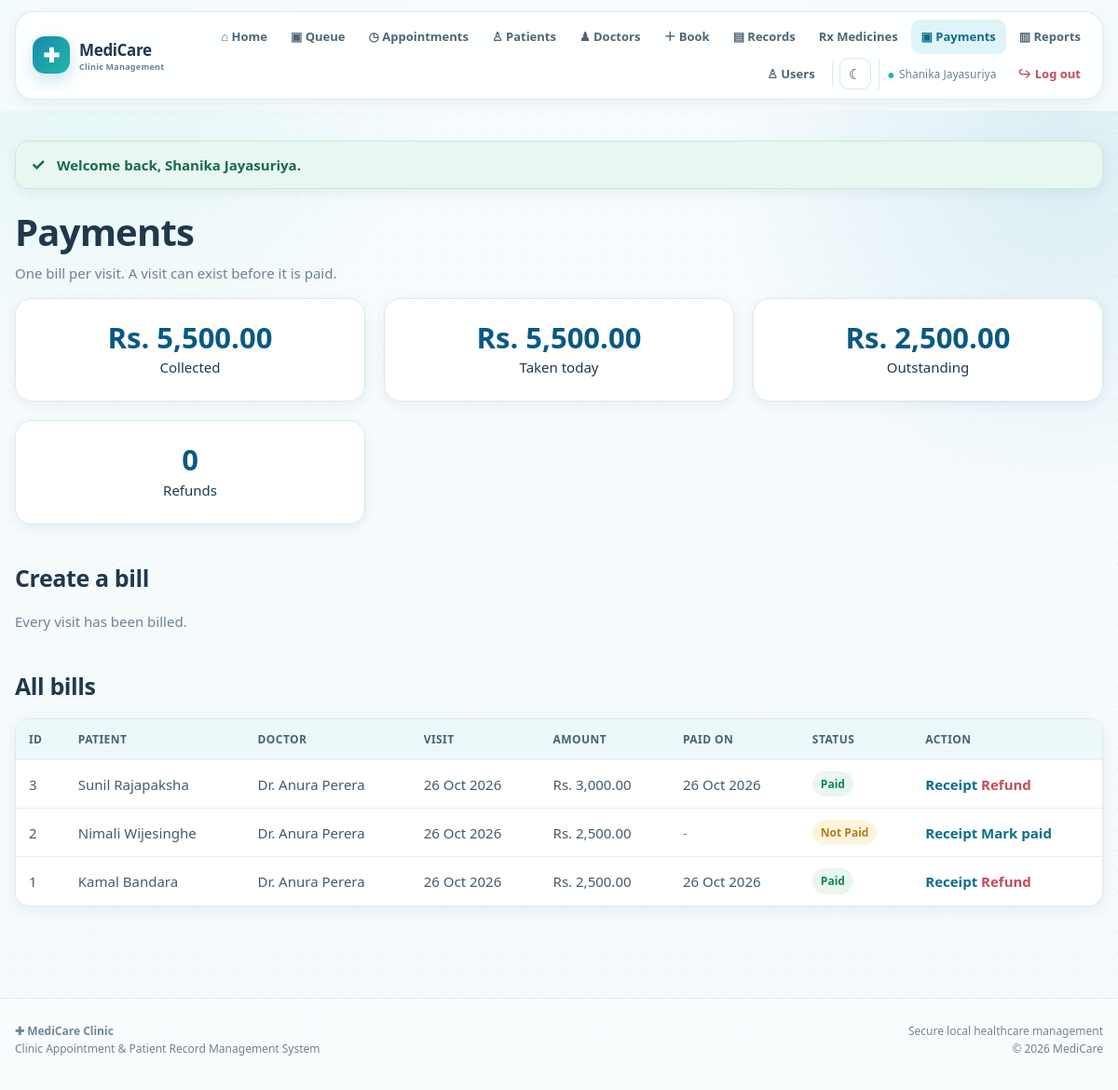
Screenshot of /index.php?page=staff/payments (signed in) with the database file from the repository.
### tables this page shows
CREATE TABLE payment (
    Payment_ID     INT AUTO_INCREMENT PRIMARY KEY,
    Appointment_ID INT NOT NULL UNIQUE,
    Amount         DECIMAL(10,2),
    Payment_Date   DATE,
    Payment_Status ENUM('Paid','Not Paid','Refunded') DEFAULT 'Not Paid',
    CONSTRAINT fk_payment_appt FOREIGN KEY (Appointment_ID) REFERENCES appointment(Appointment_ID)
);

CREATE TABLE appointment (
    Appointment_ID   INT AUTO_INCREMENT PRIMARY KEY,
    Patient_ID       INT NOT NULL,
    Doctor_ID        INT NOT NULL,
    Schedule_ID      INT,
    Receptionist_ID  INT,
    Appointment_Date DATE NOT NULL,
    Time_Slot        TIME NOT NULL,
    Queue_No         INT,
    Status           ENUM('Pending','Confirmed','Completed','Cancelled','No-Show')
                     NOT NULL DEFAULT 'Pending',
    Reason           VARCHAR(255),
    Created_At       TIMESTAMP DEFAULT CURRENT_TIMESTAMP,

     
     
     
    Slot_Key TIME GENERATED ALWAYS AS (IF(Status = 'Cancelled', NULL, Time_Slot)) STORED,

    CONSTRAINT fk_appt_patient  FOREIGN KEY (Patient_ID)  REFERENCES patient(Patient_ID),
    CONSTRAINT fk_appt_doctor   FOREIGN KEY (Doctor_ID)   REFERENCES doctor(Doctor_ID),
    CONSTRAINT fk_appt_schedule FOREIGN KEY (Schedule_ID) REFERENCES doctor_schedule(Schedule_ID),
    CONSTRAINT fk_appt_recep    FOREIGN KEY (Receptionist_ID) REFERENCES receptionist(Receptionist_ID),
     
    CONSTRAINT uq_doctor_slot UNIQUE (Doctor_ID, Appointment_Date, Slot_Key)
);

### config/helpers.php (called while the page is built, shortened)
<?php
function e($value)
{
    return htmlspecialchars((string)$value, ENT_QUOTES, 'UTF-8');
}
function url($page = 'home')
{
    return 'index.php?page=' . $page;
}
function view($name, $data = [])
{
    extract($data);
    require __DIR__ . '/../views/layout/header.php';
    require __DIR__ . '/../views/' . $name . '.php';
    require __DIR__ . '/../views/layout/footer.php';
}
function date_label($date)
{
    return date('d M Y', strtotime($date));
}
function money($amount)
{
    return 'Rs. ' . number_format((float)$amount, 2);
}

### controllers/StaffController.php (called while the page is built, shortened)
<?php
class StaffController
{
    private $pdo;
    public function __construct($pdo)
    {
        $this->pdo = $pdo;
    }
    public function payments()
    {
        $payment = new Payment($this->pdo);
        view('staff/payments', [
            'counts'   => $payment->counts(),
            'unbilled' => $payment->unbilled(),
            'payments' => $payment->all(),
            'title'    => 'Payments'
        ]);
    }
}

### index.php (called while the page is built, shortened)
<?php
require_once __DIR__ . '/config/database.php';
require_once __DIR__ . '/config/helpers.php';
require_once __DIR__ . '/controllers/StaffController.php';
$page = $_GET['page'] ?? 'home';
list($controllerName, $method) = $routes[$page];
$controller = new $controllerName($pdo);
$controller->$method();

### models/Billing.php (called while the page is built, shortened)
<?php
class Payment
{
    private $pdo;
    public function __construct($pdo) { $this->pdo = $pdo; }
    public function all()
    {
        return $this->pdo->query(
            "SELECT pay.*, a.Appointment_Date, a.Time_Slot,
                    CONCAT(p.First_Name,' ',p.Last_Name)        AS Patient_Name,
                    CONCAT('Dr. ',d.First_Name,' ',d.Last_Name) AS Doctor_Name
             FROM payment pay
             JOIN appointment a ON pay.Appointment_ID = a.Appointment_ID
             JOIN patient p     ON a.Patient_ID = p.Patient_ID
             JOIN doctor  d     ON a.Doctor_ID  = d.Doctor_ID
             ORDER BY pay.Payment_ID DESC"
        )->fetchAll();
    }
    public function counts()
    {
        return $this->pdo->query(
            "SELECT
               (SELECT IFNULL(SUM(Amount),0) FROM payment WHERE Payment_Status='Paid')     AS collected,
               (SELECT IFNULL(SUM(Amount),0) FROM payment WHERE Payment_Status='Not Paid') AS outstanding,
               (SELECT IFNULL(SUM(Amount),0) FROM payment
                  WHERE Payment_Status='Paid' AND Payment_Date=CURDATE())                  AS today,
               (SELECT COUNT(*) FROM payment WHERE Payment_Status='Refunded')              AS refunds"
        )->fetch();
    }
}

### views/staff/payments.php (the view, shortened to what this page needs)
<h1>Payments</h1>
<p class="muted">One bill per visit. A visit can exist before it is paid.</p>
<div class="grid">
    <div class="card stat"><span class="stat-no"><?= money($counts['collected']) ?></span><span>Collected</span></div>
    <div class="card stat"><span class="stat-no"><?= money($counts['today']) ?></span><span>Taken today</span></div>
    <div class="card stat"><span class="stat-no"><?= money($counts['outstanding']) ?></span><span>Outstanding</span></div>
    <div class="card stat"><span class="stat-no"><?= (int)$counts['refunds'] ?></span><span>Refunds</span></div>
</div>
<h2>Create a bill</h2>
<?php if (!$unbilled): ?>
    <p class="muted">Every visit has been billed.</p>
<?php endif; ?>
<h2>All bills</h2>
<?php if (!$payments): ?>
    <p class="muted">No bills yet.</p>
<?php else: ?>
<table class="table">
    <tr><th>ID</th><th>Patient</th><th>Doctor</th><th>Visit</th><th>Amount</th>
        <th>Paid on</th><th>Status</th><th>Action</th></tr>
    <?php foreach ($payments as $p): ?>
    <tr>
        <td><?= (int)$p['Payment_ID'] ?></td>
        <td><?= e($p['Patient_Name']) ?></td>
        <td><?= e($p['Doctor_Name']) ?></td>
        <td><?= date_label($p['Appointment_Date']) ?></td>
        <td><?= money($p['Amount']) ?></td>
        <td><?= $p['Payment_Date'] ? date_label($p['Payment_Date']) : '<span class="muted">-</span>' ?></td>
        <td><span class="badge badge-<?= strtolower(str_replace(' ', '', $p['Payment_Status'])) ?>">
            <?= e($p['Payment_Status']) ?></span></td>
        <td class="actions">
            <a class="link" href="<?= url('staff/receipt') ?>&id=<?= (int)$p['Payment_ID'] ?>">Receipt</a>
            <?php if ($p['Payment_Status'] === 'Not Paid'): ?>
                <a class="link" href="<?= url('staff/payments') ?>&paid=<?= (int)$p['Payment_ID'] ?>">Mark paid</a>
            <?php elseif ($p['Payment_Status'] === 'Paid'): ?>
                <a class="link danger" href="<?= url('staff/payments') ?>&refund=<?= (int)$p['Payment_ID'] ?>"
                   onclick="return confirm('Refund this payment?');">Refund</a>
            <?php endif; ?>
        </td>
    </tr>
    <?php endforeach; ?>
</table>
<?php endif; ?>

### assets/css/style.css (style rules this page uses)
:root { --primary: #168aad; --primary-dark: #0b6e8a; --primary-deep: #075985; --primary-soft: #e8f7fb; --accent: #22b8a7; --page: #f4f9fc; --surface: #ffffff; --surface-soft: #f8fcfe; --text: #20384d; --muted: #6d8292; --line: #dbe8ef; --success: #16845b; --success-soft: #e8f7ef; --warning: #b7791f; --warning-soft: #fff5df; --danger: #c54b58; --danger-soft: #fff0f2; --shadow-sm: 0 4px 14px rgba(25, 73, 97, .07); --shadow: 0 12px 32px rgba(25, 73, 97, .10); --shadow-lg: 0 22px 55px rgba(25, 73, 97, .14); --radius: 18px; --radius-sm: 12px; --radius-lg: 28px; }
* { box-sizing: border-box; }
html { scroll-behavior: smooth; }
body { margin: 0; min-height: 100vh; background: radial-gradient(circle at 8% 0%, rgba(34,184,167,.10), transparent 25%), radial-gradient(circle at 95% 15%, rgba(22,138,173,.12), transparent 24%), linear-gradient(180deg, #f7fcfe 0%, var(--page) 100%); color: var(--text); font-family: "Segoe UI", system-ui, -apple-system, BlinkMacSystemFont, Arial, sans-serif; font-size: 15px; line-height: 1.6; }
body::before { content: ""; position: fixed; inset: 0; pointer-events: none; background-image: radial-gradient(rgba(7, 89, 133, .035) 1px, transparent 1px); background-size: 22px 22px; z-index: -1; }
a { color: var(--primary-dark); }
h1, h2, h3 { color: var(--text); line-height: 1.2; }
h1 { margin: 0 0 8px; font-size: clamp(28px, 4vw, 40px); font-weight: 800; letter-spacing: -.8px; }
h2 { margin: 42px 0 20px; font-size: 25px; font-weight: 800; letter-spacing: -.4px; }
p { margin-top: 0; }
.muted { color: var(--muted); }
.link { font-weight: 650; text-decoration: none; }
.danger { color: var(--danger); }
.grid { display: grid; grid-template-columns: repeat(3, minmax(0, 1fr)); gap: 20px; }
.card { display: block; padding: 24px; background: rgba(255,255,255,.96); border: 1px solid var(--line); border-radius: var(--radius); box-shadow: var(--shadow-sm); transition: transform .22s ease, box-shadow .22s ease, border-color .22s ease; }
.grid > .card { height: 100%; }
.stat { text-align: center; }
.stat-no { display: block; margin-bottom: 2px; color: var(--primary-deep); font-size: 31px; line-height: 1.15; font-weight: 850; }
.table { width: 100%; margin: 16px 0 26px; border-collapse: separate; border-spacing: 0; overflow: hidden; background: var(--surface); border: 1px solid var(--line); border-radius: 15px; box-shadow: var(--shadow-sm); }
.table th, .table td { padding: 12px 14px; text-align: left; vertical-align: middle; border-bottom: 1px solid #e7eef2; }
.table th { background: #edf8fa; color: #466273; font-size: 12px; text-transform: uppercase; letter-spacing: .45px; }
.table tr:last-child td { border-bottom: 0; }
.table td { color: #425b6c; }
.badge { display: inline-flex; align-items: center; min-height: 27px; padding: 4px 9px; border-radius: 999px; font-size: 12px; font-weight: 800; }
.badge-confirmed, .badge-completed, .badge-paid { background: var(--success-soft); color: var(--success); }
.badge-pending, .badge-notpaid { background: var(--warning-soft); color: var(--warning); }

### rows the page displays
payment: Payment_ID "3", Patient_Name "Sunil Rajapaksha", Doctor_Name "Dr. Anura Perera", Appointment_ID.Appointment_Date "26 Oct 2026", Amount "Rs. 3,000.00", Payment_Date "26 Oct 2026", Payment_Status "Paid"
payment: Payment_ID "2", Patient_Name "Nimali Wijesinghe", Doctor_Name "Dr. Anura Perera", Appointment_ID.Appointment_Date "26 Oct 2026", Amount "Rs. 2,500.00", Payment_Status "Not Paid"
payment: Payment_ID "1", Patient_Name "Kamal Bandara", Doctor_Name "Dr. Anura Perera", Appointment_ID.Appointment_Date "26 Oct 2026", Amount "Rs. 2,500.00", Payment_Date "26 Oct 2026", Payment_Status "Paid"

### other values shown
user_name() "Shanika Jayasuriya"
$flash['text'] "Welcome back, Shanika Jayasuriya."
money($counts['collected']) "Rs. 5,500.00"
money($counts['today']) "Rs. 5,500.00"
money($counts['outstanding']) "Rs. 2,500.00"
$counts['refunds'] "0"
